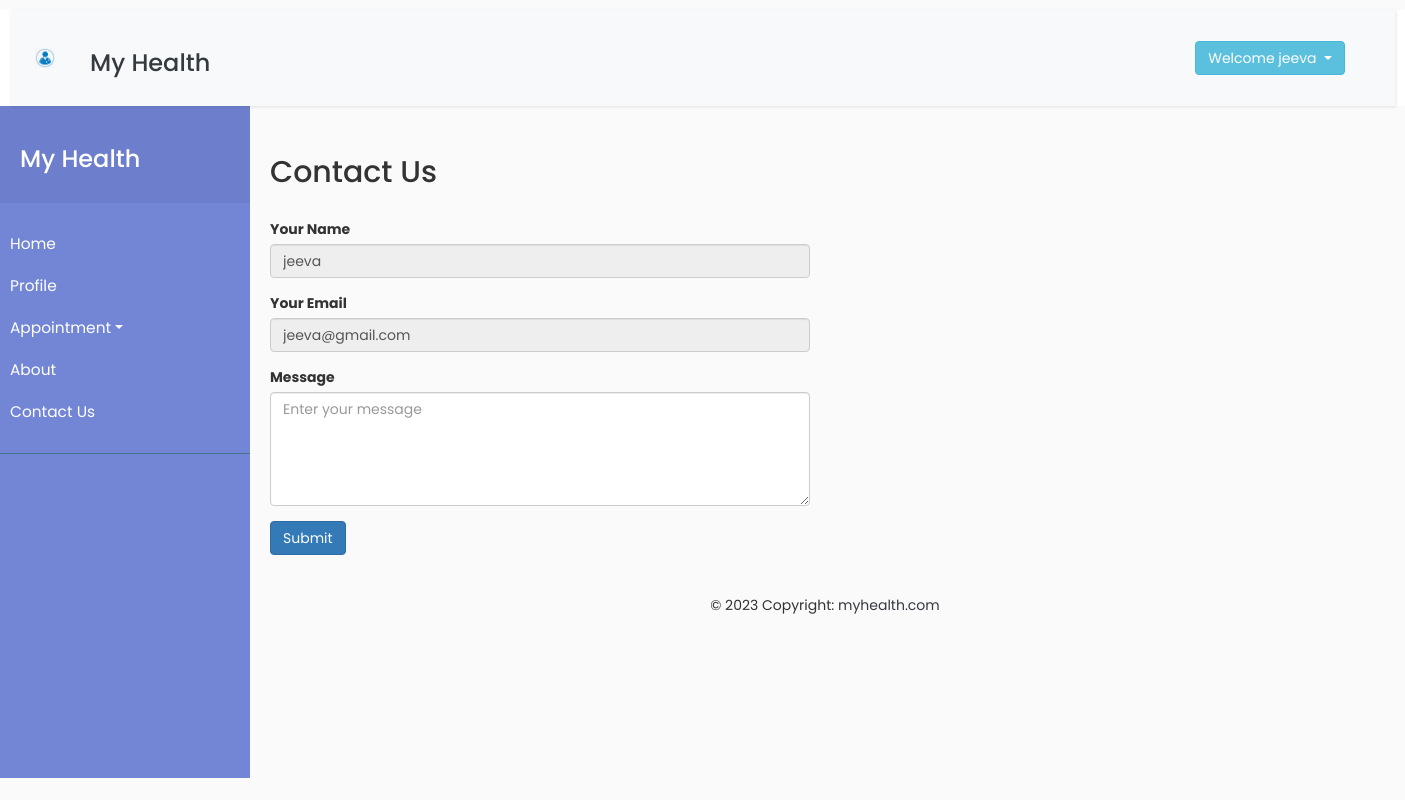
The app's page /contactus.php?id=8 (signed in) with its own data.
### tables this page shows
CREATE TABLE IF NOT EXISTS `patient_details` (
  `patient_id` tinyint NOT NULL AUTO_INCREMENT,
  `patient_name` varchar(100) NOT NULL,
  `user_name` varchar(50) NOT NULL,
  `email_id` varchar(150) NOT NULL,
  `dob` varchar(50) NOT NULL,
  `contact_number` varchar(12) NOT NULL,
  `gender` varchar(50) NOT NULL,
  `address` varchar(200) NOT NULL,
  `password` varchar(50) NOT NULL,
  `created_at` timestamp NOT NULL,
  `update_at` timestamp NOT NULL,
  PRIMARY KEY (`patient_id`)
);

### admin/db.php (called while the page is built, shortened)
<?php
class database
{
	public function dbConnection()
	{
		$servername = "localhost";
		$username = "root";
		$password = "test";
		$database = "myhealth";
		$conn = new mysqli($servername, $username, $password, $database);
		return $conn;
	}
}
?>

### contactus.php (the view, shortened to what this page needs)
<!DOCTYPE html>
<html lang="en">
<head>
  <?php
    if ($_SESSION["username"]) {
      include('head.php');
		?>
</head>
<body style="background-image: url('images/doc3.jpg'); background-size: cover;">
  <?php include('header.php'); ?>
<?php include ('menu.php');?>
<?php
if (isset($_GET['id'])) {
  $id = $_GET['id'];
  $query = "SELECT * FROM patient_details WHERE patient_id = '" . $id . "'";
  $result = mysqli_query($object->dbConnection(), $query);
  if ($row = mysqli_fetch_assoc($result)) {
	$patient_name = $row['patient_name'];
    $email_id = $row['email_id'];
  } else {
    echo "Patient not found!";
    exit;
  }
}
?>
<section class="py-5">
    <div class="container">
      <h2 class=" mb-5">Contact Us</h2>
      <div class="row">
        <div class="col-md-6">
         <form action="contaction.php" method="post">
            <div class="form-group">
              <label for="name">Your Name</label>
              <input type="text" class="form-control" id="name" name="name" value="<?php echo $patient_name; ?>" readonly>
            </div>
            <div class="form-group">
              <label for="email">Your Email</label>
              <input type="email" class="form-control" id="email" name="email" value="<?php echo $email_id; ?>" readonly>
            </div>
            <div class="form-group">
              <label for="message">Message</label>
              <textarea class="form-control" id="message" rows="5"  name="message" placeholder="Enter your message"></textarea>
            </div>
            <button type="submit" class="btn btn-primary">Submit</button>
          </form>
        </div>
      </div>
    </div>
  </section>
  <div id="footer" class=" mt-auto ">
            <?php include('footer.php'); ?>
        </div>
<?php
  } else {
    header("Location: user_login.php");
    exit();
  }
?>

### header.php (shortened to what this page needs)
<?php
include('admin/db.php');
$object = new database();
?>
<div id="header">
    <header class="bg-white text-white">
        <div class="m-3">
            <nav class="navbar navbar-expand-lg navbar-light bg-light">
                <div class="container-fluid">
                    <a href="home.php">
                        <img class="navbar-brand" src="admin/images/logo1.png" width="50" height="50" />
                    </a>
                    <h3 class="text-dark nav-item nav-link active" style="white-space: nowrap;">My Health</h3>
                    <div class="collapse navbar-collapse" id="navbarCollapse">
                        <div class="navbar-nav">
                            <a href="index.php" class="nav-item nav-link active"></a>
                            <div class="row align-items col-md-2">
                                <div class="navbar-nav ms-auto">
                                    <?php
                                    if (isset($_SESSION['username'])) {
                                        $username = $_SESSION['username'];
                                        $query = "SELECT patient_name FROM patient_details WHERE email_id = '$username'";
                                        $result = mysqli_query($object->dbConnection(), $query);
                                        if ($result && mysqli_num_rows($result) > 0) {
                                            $row = mysqli_fetch_assoc($result);
                                            $userName = $row['patient_name'];
                                    ?>
                                    <div class="btn-group" style="margin-left: 950px;">
    <button type="button" class="btn btn-info dropdown-toggle" data-toggle="dropdown" style="white-space: nowrap;">
        Welcome <?php echo $userName; ?>
    </button>
</div>
                                    <?php
                                        }
                                    }
                                    ?>
                                </div>
                            </div>
                        </div>
                    </div>
                </div>
            </nav>
        </div>
    </header>
</div>

### menu.php (style rules this page uses)
body { font-family: 'Poppins', sans-serif; background: #fafafa; }
a, a:hover, a:focus { color: inherit; text-decoration: none; transition: all 0.3s; }
.navbar { padding: 15px 10px; background: #fff; border: none; border-radius: 0; margin-bottom: -10px; box-shadow: 1px 1px 3px rgba(0, 0, 0, 0.1); }

### records on screen
patient_details: patient_name "jeeva", name "jeeva", email "jeeva@gmail.com"
